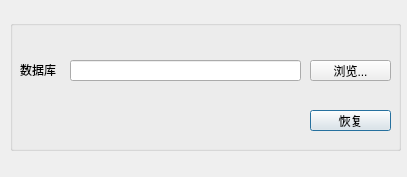
<?xml version="1.0" encoding="UTF-8"?>
<ui version="4.0">
 <class>Recoverdb</class>
 <widget class="QDialog" name="Recoverdb">
  <property name="geometry">
   <rect>
    <x>0</x>
    <y>0</y>
    <width>407</width>
    <height>177</height>
   </rect>
  </property>
  <property name="windowTitle">
   <string>恢复</string>
  </property>
  <widget class="QGroupBox" name="groupBox">
   <property name="geometry">
    <rect>
     <x>10</x>
     <y>20</y>
     <width>391</width>
     <height>131</height>
    </rect>
   </property>
   <property name="title">
    <string/>
   </property>
   <widget class="QPushButton" name="recoverButton">
    <property name="geometry">
     <rect>
      <x>300</x>
      <y>90</y>
      <width>81</width>
      <height>21</height>
     </rect>
    </property>
    <property name="text">
     <string>恢复</string>
    </property>
   </widget>
   <widget class="QLineEdit" name="lineEdit">
    <property name="geometry">
     <rect>
      <x>60</x>
      <y>40</y>
      <width>231</width>
      <height>21</height>
     </rect>
    </property>
   </widget>
   <widget class="QPushButton" name="openButton">
    <property name="geometry">
     <rect>
      <x>300</x>
      <y>40</y>
      <width>81</width>
      <height>21</height>
     </rect>
    </property>
    <property name="text">
     <string>浏览...</string>
    </property>
   </widget>
   <widget class="QLabel" name="label">
    <property name="geometry">
     <rect>
      <x>10</x>
      <y>42</y>
      <width>41</width>
      <height>16</height>
     </rect>
    </property>
    <property name="text">
     <string>数据库</string>
    </property>
   </widget>
  </widget>
 </widget>
 <layoutdefault spacing="6" margin="11"/>
 <resources/>
 <connections/>
</ui>
